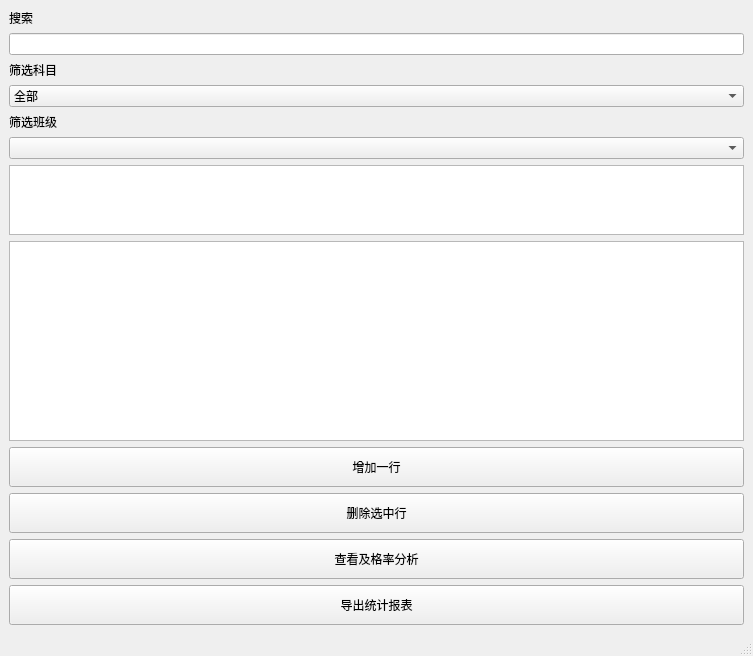
<?xml version="1.0" encoding="UTF-8"?>
<ui version="4.0">
 <class>MainWindow</class>
 <widget class="QMainWindow" name="MainWindow">
  <property name="geometry">
   <rect>
    <x>0</x>
    <y>0</y>
    <width>753</width>
    <height>617</height>
   </rect>
  </property>
  <property name="windowTitle">
   <string>MainWindow</string>
  </property>
  <widget class="QWidget" name="centralwidget">
   <layout class="QVBoxLayout" name="verticalLayout">
    <item>
     <widget class="QLabel" name="label_3">
      <property name="text">
       <string>搜索</string>
      </property>
     </widget>
    </item>
    <item>
     <widget class="QLineEdit" name="leSearchName">
      <property name="text">
       <string/>
      </property>
     </widget>
    </item>
    <item>
     <layout class="QHBoxLayout" name="horizontalLayout"/>
    </item>
    <item>
     <widget class="QLabel" name="label">
      <property name="text">
       <string>筛选科目</string>
      </property>
     </widget>
    </item>
    <item>
     <widget class="QComboBox" name="comboFilter">
      <item>
       <property name="text">
        <string>全部</string>
       </property>
      </item>
      <item>
       <property name="text">
        <string>数学</string>
       </property>
      </item>
      <item>
       <property name="text">
        <string>英语</string>
       </property>
      </item>
      <item>
       <property name="text">
        <string>语文</string>
       </property>
      </item>
     </widget>
    </item>
    <item>
     <widget class="QLabel" name="label_2">
      <property name="text">
       <string>筛选班级</string>
      </property>
     </widget>
    </item>
    <item>
     <widget class="QComboBox" name="comboClass"/>
    </item>
    <item>
     <widget class="QChartView" name="chartViewTrend">
      <property name="minimumSize">
       <size>
        <width>500</width>
        <height>0</height>
       </size>
      </property>
     </widget>
    </item>
    <item>
     <widget class="QTableView" name="tableView">
      <property name="minimumSize">
       <size>
        <width>0</width>
        <height>200</height>
       </size>
      </property>
     </widget>
    </item>
    <item>
     <widget class="QPushButton" name="btnBatchInput">
      <property name="minimumSize">
       <size>
        <width>0</width>
        <height>40</height>
       </size>
      </property>
      <property name="text">
       <string>增加一行</string>
      </property>
     </widget>
    </item>
    <item>
     <widget class="QPushButton" name="btnDelete">
      <property name="minimumSize">
       <size>
        <width>0</width>
        <height>40</height>
       </size>
      </property>
      <property name="text">
       <string>删除选中行</string>
      </property>
     </widget>
    </item>
    <item>
     <widget class="QPushButton" name="btnAnalysis">
      <property name="minimumSize">
       <size>
        <width>0</width>
        <height>40</height>
       </size>
      </property>
      <property name="text">
       <string>查看及格率分析</string>
      </property>
     </widget>
    </item>
    <item>
     <widget class="QPushButton" name="btnExport">
      <property name="minimumSize">
       <size>
        <width>0</width>
        <height>40</height>
       </size>
      </property>
      <property name="text">
       <string>导出统计报表</string>
      </property>
     </widget>
    </item>
   </layout>
  </widget>
  <widget class="QMenuBar" name="menubar">
   <property name="geometry">
    <rect>
     <x>0</x>
     <y>0</y>
     <width>753</width>
     <height>18</height>
    </rect>
   </property>
  </widget>
  <widget class="QStatusBar" name="statusbar"/>
 </widget>
 <customwidgets>
  <customwidget>
   <class>QChartView</class>
   <extends>QGraphicsView</extends>
   <header>QtCharts/QChartView</header>
  </customwidget>
 </customwidgets>
 <resources/>
 <connections/>
</ui>
